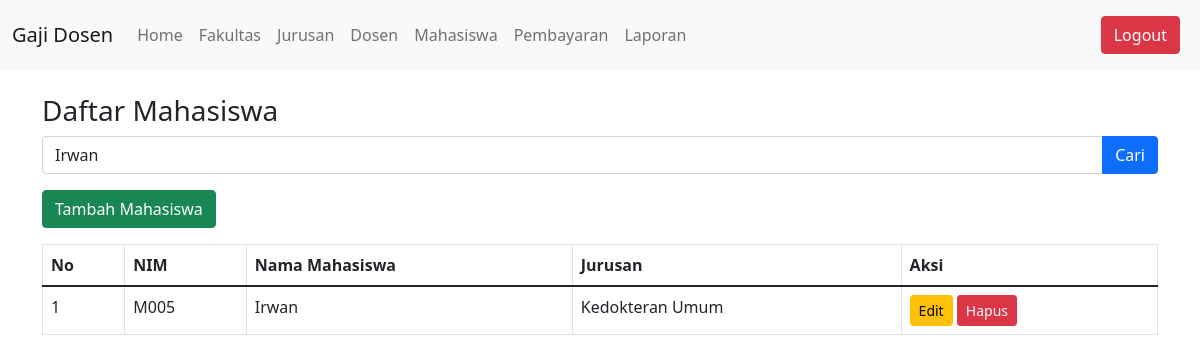
The app's page /mahasiswa.php?cari=Irwan with its own data.
### tables this page shows
CREATE TABLE Mahasiswa (
    id_mahasiswa INT AUTO_INCREMENT PRIMARY KEY,
    id_user INT NOT NULL,
    nim VARCHAR(20) NOT NULL UNIQUE,
    id_jurusan INT NOT NULL,
    FOREIGN KEY (id_user) REFERENCES Users(id_user) ON DELETE CASCADE,
    FOREIGN KEY (id_jurusan) REFERENCES Jurusan(id_jurusan)
);

CREATE TABLE Users (
    id_user INT AUTO_INCREMENT PRIMARY KEY,
    nama VARCHAR(100) NOT NULL,
    username VARCHAR(50) NOT NULL UNIQUE,
    password VARCHAR(255) NOT NULL,
    role ENUM('admin','tu','dosen','mahasiswa') NOT NULL
);

CREATE TABLE Jurusan (
    id_jurusan INT AUTO_INCREMENT PRIMARY KEY,
    nama_jurusan VARCHAR(100) NOT NULL,
    id_fakultas INT NOT NULL,
    FOREIGN KEY (id_fakultas) REFERENCES Fakultas(id_fakultas)
);

### mahasiswa.php (the view, shortened to what this page needs)
<?php
include 'db.php';
$cari = isset($_GET['cari']) ? $_GET['cari'] : '';
$sql = "
    SELECT mahasiswa.id_mahasiswa,mahasiswa.nim, users.nama AS nama_mahasiswa, jurusan.nama_jurusan
    FROM mahasiswa
    INNER JOIN users ON mahasiswa.id_user = users.id_user
    INNER JOIN jurusan ON mahasiswa.id_jurusan = jurusan.id_jurusan
    WHERE users.nama LIKE ? OR jurusan.nama_jurusan LIKE ?
";
$stmt = $conn->prepare($sql);
$search_term = "%" . $cari . "%";
$stmt->bind_param("ss", $search_term, $search_term);
$stmt->execute();
$result = $stmt->get_result();
$mahasiswa = [];
if ($result && $result->num_rows > 0) {
    while ($row = $result->fetch_assoc()) {
        $mahasiswa[] = $row;
    }
}
?>
<!DOCTYPE html>
<html lang="en">
<head>
    <link href="https://cdn.jsdelivr.net/npm/bootstrap@5.1.3/dist/css/bootstrap.min.css" rel="stylesheet">
</head>
<body>
    <?php include 'navbar.php'; ?>
    <div class="container mt-4">
        <h3>Daftar Mahasiswa</h3>
        <form class="mb-3" method="get" action="mahasiswa.php">
            <div class="input-group">
                <input type="text" class="form-control" name="cari" placeholder="Cari Mahasiswa atau Jurusan" value="<?= htmlspecialchars($cari ?? ''); ?>">
                <button class="btn btn-primary" type="submit">Cari</button>
            </div>
        </form>
        <a href="tambah_mahasiswa.php" class="btn btn-success mb-3">Tambah Mahasiswa</a>
        <table class="table table-bordered">
            <thead>
                <tr>
                    <th>No</th>
                    <th>NIM</th>
                    <th>Nama Mahasiswa</th>
                    <th>Jurusan</th>
                    <th>Aksi</th>
                </tr>
            </thead>
            <tbody>
                <?php if (!empty($mahasiswa)): ?>
                    <?php foreach ($mahasiswa as $index => $data_mahasiswa): ?>
                        <tr>
                            <td><?= $index + 1; ?></td>
                            <td><?= htmlspecialchars($data_mahasiswa['nim']); ?></td>
                            <td><?= htmlspecialchars($data_mahasiswa['nama_mahasiswa']); ?></td>
                            <td><?= htmlspecialchars($data_mahasiswa['nama_jurusan']); ?></td>
                            <td>
                                <a href="edit_mahasiswa.php?id=<?= $data_mahasiswa['id_mahasiswa']; ?>" class="btn btn-warning btn-sm">Edit</a>
                                <a href="hapus_mahasiswa.php?id=<?= $data_mahasiswa['id_mahasiswa']; ?>" class="btn btn-danger btn-sm" onclick="return confirm('Apakah Anda yakin ingin menghapus mahasiswa ini?');">Hapus</a>
                            </td>
                        </tr>
                    <?php endforeach; ?>
                <?php else: ?>
                    <tr>
                        <td colspan="4" class="text-center">Tidak ada data mahasiswa yang ditemukan.</td>
                    </tr>
                <?php endif; ?>
            </tbody>
        </table>
    </div>
</body>
</html>

### records on screen
mahasiswa: nim "M005", id_user.nama "Irwan", id_jurusan.nama_jurusan "Kedokteran Umum"
